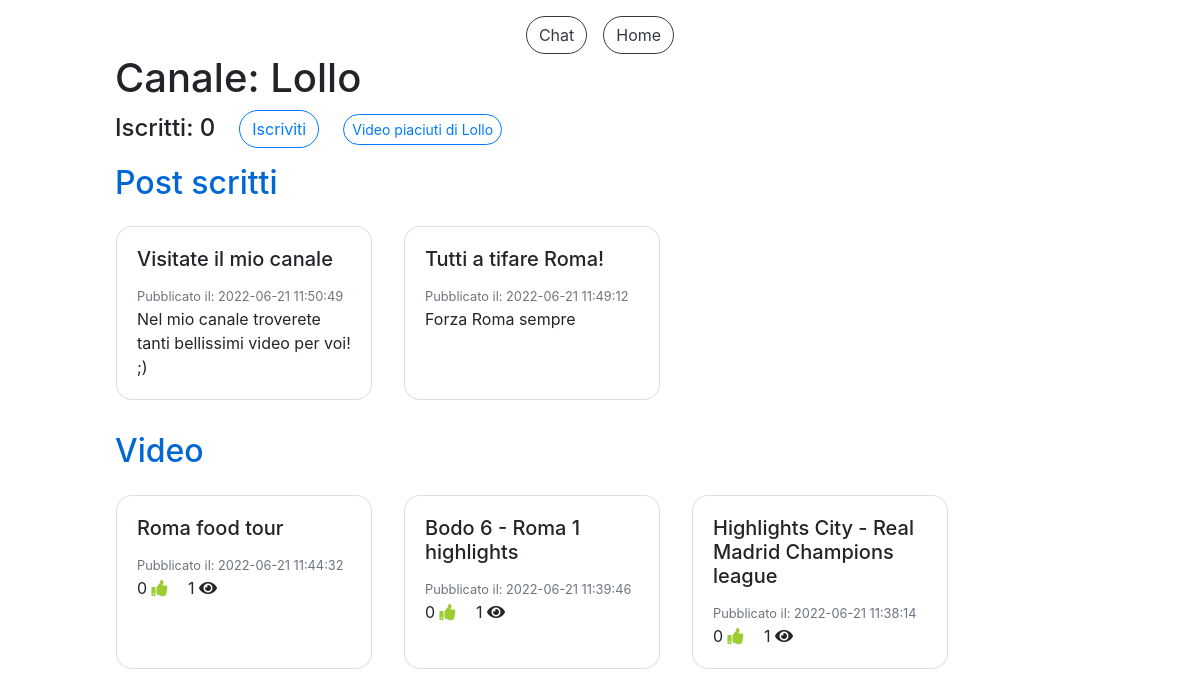
The app's page /canale.php?canale=Lollo (signed in) with its own data.
### tables this page shows
CREATE TABLE `accounts` (
  `IdAccount` int(11) NOT NULL,
  `Username` varchar(40) NOT NULL,
  `Mail` varchar(40) NOT NULL,
  `Password` varchar(100) NOT NULL,
  `Canale` tinyint(1) NOT NULL,
  `NumeroIscritti` int(11) DEFAULT NULL
);

CREATE TABLE `post_scritti` (
  `IdPost` int(11) NOT NULL,
  `Titolo` varchar(40) NOT NULL,
  `DataPubblicazione` datetime NOT NULL DEFAULT CURRENT_TIMESTAMP,
  `TestoPost` varchar(400) NOT NULL,
  `IdAccount` int(11) NOT NULL
);

CREATE TABLE `video` (
  `IdVideo` int(11) NOT NULL,
  `Titolo` varchar(100) NOT NULL,
  `SorgenteVideo` varchar(300) NOT NULL,
  `DataPubblicazione` datetime NOT NULL DEFAULT CURRENT_TIMESTAMP,
  `NumeroLike` int(11) NOT NULL DEFAULT '0',
  `NumeroVisualizzazioni` int(11) NOT NULL DEFAULT '0',
  `IdAccount` int(11) NOT NULL
);

### canale.php (the view, shortened to what this page needs)
<!DOCTYPE html>
<html>
<head>
  <link rel="stylesheet" href="css/style.css">
  <link rel="stylesheet" href="css/custom_style.css">
</head>
<body>
  <?php
    include("check_canale.php");
  ?>
  <div class="container-fluid pt-3">
    <div class="row justify-content-center">
      <?php
        echo '<button type="button" class="btn btn-outline-dark mr-3" onclick="location.href=\'chat.php?username='. $_GET["canale"] .'\'">Chat</button>';
      ?>
      <button type="button" class="btn btn-outline-dark" onclick="location.href='home.php'">Home</button>
    </div>
    <div class="row justify-content-center">
      <div class="col-10">
        <h1>Canale: <?php echo $_GET["canale"]; ?></h1>
        <h4>Iscritti:
        <?php
          $sql="SELECT * FROM Accounts WHERE Username=?";
          $query=$db->prepare($sql);
          $dati=array($_GET["canale"]);
          $query->execute($dati);
          $ris=$query->fetchAll();
          foreach($ris as $row) {
            echo $row["NumeroIscritti"];
            $idCanale=$row["IdAccount"];
          }
          $sql="SELECT * FROM Iscrizioni i WHERE IdCanale=? AND IdIscritto=?";
          $query=$db->prepare($sql);
          $dati=array($idCanale, $_SESSION["loginID"]);
          $query->execute($dati);
          $ris=$query->fetchAll();
          if(count($ris)>0) {
            echo '<button type="button" class="btn btn-primary ml-4" onclick="location.href=\'iscrizione.php?canale='. $_GET["canale"] .'&iscrizione=0\'">Iscritto</button>';
          } else {
            if($row["IdAccount"]!=$_SESSION["loginID"]) {
              echo '<button type="button" class="btn btn-outline-primary ml-4" onclick="location.href=\'iscrizione.php?canale='. $_GET["canale"] .'&iscrizione=1\'">Iscriviti</button>';
            }
          }
          $sql="SELECT * FROM Accounts a JOIN Playlists p ON a.IdAccount=p.IdAccount WHERE a.IdAccount=? AND p.Pubblica=1 AND p.TipoPlaylist=2";
          $query=$db->prepare($sql);
          $dati=array($idCanale);
          $query->execute($dati);
          $ris=$query->fetchAll();
          if(count($ris)>0) {
            echo '<button type="button" class="btn btn-outline-primary btn-sm ml-4" onclick="location.href=\'playlist.php?id='. $ris[0]["IdPlaylist"] .'&utente='. $_GET["canale"] .'&nome=Video piaciuti\'">Video piaciuti di '. $_GET["canale"] .'</button>';
          }
        ?>
        </h4>
        <h2 class="titleText mt-3">Post scritti</h2>
        <div class="row">
          <?php
          $sql="SELECT * FROM Post_Scritti s, Accounts a WHERE a.IdAccount=s.IdAccount AND a.Username=? ORDER BY s.DataPubblicazione DESC";
          $query=$db->prepare($sql);
          $dati=array($_GET["canale"]);
          $query->execute($dati);
          $ris=$query->fetchAll();
          foreach($ris as $row) {
            echo '<div class="card m-3 card-post" style="width: 16rem;">
                    <div class="card-body card-post" onclick="location.href=\'post.php?postID='.$row["IdPost"].'\'">
                      <h5 class="card-title card-post">'. $row["Titolo"] .'</h5>
                      <p class="card-text card-post">
                        <small class="text-muted">Pubblicato il: '. $row["DataPubblicazione"] .'</small><br>
                        '. $row["TestoPost"] .'<br>
                      </p>
                    </div>
                  </div>';
          }
          ?>
        </div>
        <h2 class="titleText mt-3">Video</h2>
        <div id="postVideo" class="row">
          <?php
          $sql="SELECT * FROM Video v JOIN Accounts a ON v.IdAccount=a.IdAccount WHERE a.Username=? ORDER BY v.DataPubblicazione DESC";
          $query=$db->prepare($sql);
          $dati=array($_GET["canale"]);
          $query->execute($dati);
          $ris=$query->fetchAll();
          foreach($ris as $row) {
            $tempoVis=-1;
            echo '<div class="card card-video m-3" style="width: 16rem;">
                    <div class="card-body card-video" onclick="location.href=\'video.php?id='. $row["IdVideo"] .'&titolo='. $row["Titolo"] .'&video='. $row["SorgenteVideo"] .'&time='. $tempoVis .'\'">
                      <h5 class="card-title card-video">'. $row["Titolo"] .'</h5>
                      <p class="card-text card-video">
                        <small class="text-muted">Pubblicato il: '. $row["DataPubblicazione"] .'</small><br>
                        '. $row["NumeroLike"] .' <i class="fa fa-thumbs-up mr-3"></i>
                        '. $row["NumeroVisualizzazioni"] .' <i class="fa fa-eye"></i>
                      </p>
                    </div>
                  </div>';
          }
          ?>
        </div>
      </div>
    </div>
  </div>
</body>
</html>

### css/custom_style.css (style rules this page uses)
* { transition: 0.4s; }
div, h2, p { cursor: default; }
.card-video,.card-playlist,.card-post { cursor: pointer; }
.fa-thumbs-up { color: yellowgreen; }
body { height: 100vh; overflow: auto; }
.btn,.form-control,.custom-select { border-radius: 2rem; }
.card { border-radius: 1rem; }
.titleText { color: #0067d5; }

### records on screen
accounts: NumeroIscritti "0"
post_scritti: Titolo "Visitate il mio canale", DataPubblicazione "2022-06-21 11:50:49", TestoPost "Nel mio canale troverete tanti bellissimi video per voi! ;)"
post_scritti: Titolo "Tutti a tifare Roma!", DataPubblicazione "2022-06-21 11:49:12", TestoPost "Forza Roma sempre"
video: Titolo "Roma food tour", DataPubblicazione "2022-06-21 11:44:32", NumeroLike "0", NumeroVisualizzazioni "1"
video: Titolo "Bodo 6 - Roma 1 highlights", DataPubblicazione "2022-06-21 11:39:46", NumeroLike "0", NumeroVisualizzazioni "1"
video: Titolo "Highlights City - Real Madrid Champions league", DataPubblicazione "2022-06-21 11:38:14", NumeroLike "0", NumeroVisualizzazioni "1"

### other values on screen
$_GET["canale"] "Lollo"
